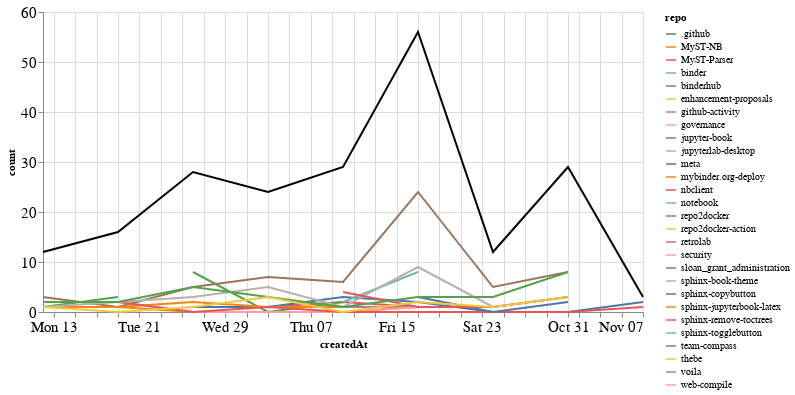

Here is the notebook cell this chart was saved with:
### Markdown cell above
### Comments

### Code cell
comments_time = comments.groupby('repo').resample('W', on='createdAt').count()['author'].reset_index()
comments_time = comments_time.rename(columns={'author': 'count'})
comments_time_total = comments_time.groupby('createdAt').agg({"count": "sum"}).reset_index()
ch1 = alt.Chart(comments_time, width=600).mark_line().encode(
    x='createdAt',
    y='count',
    color='repo',
    tooltip="repo"
)

ch2 = alt.Chart(comments_time_total, width=600).mark_line(color="black").encode(
    x='createdAt',
    y='count',
)

ch1 + ch2

### Figure 1 — Vega-Lite specification as saved in the notebook (floating-point values rounded to 4 significant figures)
{"config": {"axisLeft": {"labelFontSize": 15}, "axisBottom": {"labelFontSize": 15}}, "layer": [{"data": {"name": "data-21f4d52c2736d6df4ea2938d1f50f40e"}, "mark": "line", "encoding": {"color": {"type": "nominal", "field": "repo"}, "tooltip": {"type": "nominal", "field": "repo"}, "x": {"type": "temporal", "field": "createdAt"}, "y": {"type": "quantitative", "field": "count"}}, "width": 600}, {"data": {"name": "data-f4433e4a3e446bca3c790178992250e1"}, "mark": {"type": "line", "color": "black"}, "encoding": {"x": {"type": "temporal", "field": "createdAt"}, "y": {"type": "quantitative", "field": "count"}}, "width": 600}], "$schema": "https://vega.github.io/schema/vega-lite/v4.8.1.json", "datasets": {"data-21f4d52c2736d6df4ea2938d1f50f40e": [{"repo": ".github", "createdAt": "2021-09-12T00:00:00", "count": 1}, {"repo": "MyST-NB", "createdAt": "2021-09-19T00:00:00", "count": 1}, {"repo": "MyST-NB", "createdAt": "2021-09-26T00:00:00", "count": 0}, {"repo": "MyST-NB", "createdAt": "2021-10-03T00:00:00", "count": 0}, {"repo": "MyST-NB", "createdAt": "2021-10-10T00:00:00", "count": 0}, {"repo": "MyST-NB", "createdAt": "2021-10-17T00:00:00", "count": 1}, {"repo": "MyST-NB", "createdAt": "2021-10-24T00:00:00", "count": 1}, {"repo": "MyST-Parser", "createdAt": "2021-09-26T00:00:00", "count": 1}, {"repo": "MyST-Parser", "createdAt": "2021-10-03T00:00:00", "count": 1}, {"repo": "MyST-Parser", "createdAt": "2021-10-10T00:00:00", "count": 2}, {"repo": "MyST-Parser", "createdAt": "2021-10-17T00:00:00", "count": 1}, {"repo": "binder", "createdAt": "2021-09-19T00:00:00", "count": 1}, {"repo": "binderhub", "createdAt": "2021-09-26T00:00:00", "count": 8}, {"repo": "binderhub", "createdAt": "2021-10-03T00:00:00", "count": 0}, {"repo": "binderhub", "createdAt": "2021-10-10T00:00:00", "count": 2}, {"repo": "enhancement-proposals", "createdAt": "2021-10-10T00:00:00", "count": 2}, {"repo": "github-activity", "createdAt": "2021-10-10T00:00:00", "count": 1}, {"repo": "github-activity", "createdAt": "2021-10-17T00:00:00", "count": 1}, {"repo": "governance", "createdAt": "2021-09-19T00:00:00", "count": 2}, {"repo": "governance", "createdAt": "2021-09-26T00:00:00", "count": 0}, {"repo": "governance", "createdAt": "2021-10-03T00:00:00", "count": 0}, {"repo": "governance", "createdAt": "2021-10-10T00:00:00", "count": 0}, {"repo": "governance", "createdAt": "2021-10-17T00:00:00", "count": 1}, {"repo": "jupyter-book", "createdAt": "2021-09-12T00:00:00", "count": 3}, {"repo": "jupyter-book", "createdAt": "2021-09-19T00:00:00", "count": 1}, {"repo": "jupyter-book", "createdAt": "2021-09-26T00:00:00", "count": 5}, {"repo": "jupyter-book", "createdAt": "2021-10-03T00:00:00", "count": 7}, {"repo": "jupyter-book", "createdAt": "2021-10-10T00:00:00", "count": 6}, {"repo": "jupyter-book", "createdAt": "2021-10-17T00:00:00", "count": 24}, {"repo": "jupyter-book", "createdAt": "2021-10-24T00:00:00", "count": 5}, {"repo": "jupyter-book", "createdAt": "2021-10-31T00:00:00", "count": 8}, {"repo": "jupyterlab-desktop", "createdAt": "2021-09-26T00:00:00", "count": 1}, {"repo": "meta", "createdAt": "2021-09-26T00:00:00", "count": 1}, {"repo": "meta", "createdAt": "2021-10-03T00:00:00", "count": 1}, {"repo": "meta", "createdAt": "2021-10-10T00:00:00", "count": 3}, {"repo": "meta", "createdAt": "2021-10-17T00:00:00", "count": 2}, {"repo": "meta", "createdAt": "2021-10-24T00:00:00", "count": 0}, {"repo": "meta", "createdAt": "2021-10-31T00:00:00", "count": 0}, {"repo": "meta", "createdAt": "2021-11-07T00:00:00", "count": 2}, {"repo": "mybinder.org-deploy", "createdAt": "2021-09-12T00:00:00", "count": 1}, {"repo": "mybinder.org-deploy", "createdAt": "2021-09-19T00:00:00", "count": 1}, {"repo": "mybinder.org-deploy", "createdAt": "2021-09-26T00:00:00", "count": 2}, {"repo": "mybinder.org-deploy", "createdAt": "2021-10-03T00:00:00", "count": 1}, {"repo": "mybinder.org-deploy", "createdAt": "2021-10-10T00:00:00", "count": 1}, {"repo": "nbclient", "createdAt": "2021-09-19T00:00:00", "count": 2}, {"repo": "nbclient", "createdAt": "2021-09-26T00:00:00", "count": 0}, {"repo": "nbclient", "createdAt": "2021-10-03T00:00:00", "count": 1}, {"repo": "nbclient", "createdAt": "2021-10-10T00:00:00", "count": 0}, {"repo": "nbclient", "createdAt": "2021-10-17T00:00:00", "count": 0}, {"repo": "nbclient", "createdAt": "2021-10-24T00:00:00", "count": 0}, {"repo": "nbclient", "createdAt": "2021-10-31T00:00:00", "count": 0}, {"repo": "nbclient", "createdAt": "2021-11-07T00:00:00", "count": 1}, {"repo": "notebook", "createdAt": "2021-10-10T00:00:00", "count": 2}, {"repo": "notebook", "createdAt": "2021-10-17T00:00:00", "count": 8}, {"repo": "repo2docker", "createdAt": "2021-09-12T00:00:00", "count": 1}, {"repo": "repo2docker", "createdAt": "2021-09-19T00:00:00", "count": 3}, {"repo": "repo2docker-action", "createdAt": "2021-09-19T00:00:00", "count": 1}, {"repo": "retrolab", "createdAt": "2021-10-31T00:00:00", "count": 1}, {"repo": "security", "createdAt": "2021-10-03T00:00:00", "count": 1}, {"repo": "sloan_grant_administration", "createdAt": "2021-10-10T00:00:00", "count": 4}, {"repo": "sphinx-book-theme", "createdAt": "2021-09-12T00:00:00", "count": 1}, {"repo": "sphinx-book-theme", "createdAt": "2021-09-19T00:00:00", "count": 2}, {"repo": "sphinx-book-theme", "createdAt": "2021-09-26T00:00:00", "count": 3}, {"repo": "sphinx-book-theme", "createdAt": "2021-10-03T00:00:00", "count": 5}, {"repo": "sphinx-book-theme", "createdAt": "2021-10-10T00:00:00", "count": 1}, {"repo": "sphinx-book-theme", "createdAt": "2021-10-17T00:00:00", "count": 9}, {"repo": "sphinx-book-theme", "createdAt": "2021-10-24T00:00:00", "count": 1}, {"repo": "sphinx-book-theme", "createdAt": "2021-10-31T00:00:00", "count": 3}, {"repo": "sphinx-copybutton", "createdAt": "2021-10-17T00:00:00", "count": 3}, {"repo": "sphinx-copybutton", "createdAt": "2021-10-24T00:00:00", "count": 0}, {"repo": "sphinx-copybutton", "createdAt": "2021-10-31T00:00:00", "count": 2}, {"repo": "sphinx-jupyterbook-latex", "createdAt": "2021-10-03T00:00:00", "count": 1}, {"repo": "sphinx-remove-toctrees", "createdAt": "2021-10-10T00:00:00", "count": 4}, {"repo": "sphinx-remove-toctrees", "createdAt": "2021-10-17T00:00:00", "count": 1}, {"repo": "sphinx-remove-toctrees", "createdAt": "2021-10-24T00:00:00", "count": 1}, {"repo": "sphinx-remove-toctrees", "createdAt": "2021-10-31T00:00:00", "count": 3}, {"repo": "sphinx-togglebutton", "createdAt": "2021-10-31T00:00:00", "count": 1}, {"repo": "team-compass", "createdAt": "2021-09-12T00:00:00", "count": 2}, {"repo": "team-compass", "createdAt": "2021-09-19T00:00:00", "count": 2}, {"repo": "team-compass", "createdAt": "2021-09-26T00:00:00", "count": 5}, {"repo": "team-compass", "createdAt": "2021-10-03T00:00:00", "count": 3}, {"repo": "team-compass", "createdAt": "2021-10-10T00:00:00", "count": 1}, {"repo": "team-compass", "createdAt": "2021-10-17T00:00:00", "count": 3}, {"repo": "team-compass", "createdAt": "2021-10-24T00:00:00", "count": 3}, {"repo": "team-compass", "createdAt": "2021-10-31T00:00:00", "count": 8}, {"repo": "thebe", "createdAt": "2021-09-12T00:00:00", "count": 1}, {"repo": "thebe", "createdAt": "2021-09-19T00:00:00", "count": 0}, {"repo": "thebe", "createdAt": "2021-09-26T00:00:00", "count": 1}, {"repo": "thebe", "createdAt": "2021-10-03T00:00:00", "count": 3}, {"repo": "thebe", "createdAt": "2021-10-10T00:00:00", "count": 0}, {"repo": "thebe", "createdAt": "2021-10-17T00:00:00", "count": 2}, {"repo": "thebe", "createdAt": "2021-10-24T00:00:00", "count": 1}, {"repo": "thebe", "createdAt": "2021-10-31T00:00:00", "count": 3}, {"repo": "voila", "createdAt": "2021-09-12T00:00:00", "count": 2}, {"repo": "web-compile", "createdAt": "2021-09-26T00:00:00", "count": 1}], "data-f4433e4a3e446bca3c790178992250e1": [{"createdAt": "2021-09-12T00:00:00", "count": 12}, {"createdAt": "2021-09-19T00:00:00", "count": 16}, {"createdAt": "2021-09-26T00:00:00", "count": 28}, {"createdAt": "2021-10-03T00:00:00", "count": 24}, {"createdAt": "2021-10-10T00:00:00", "count": 29}, {"createdAt": "2021-10-17T00:00:00", "count": 56}, {"createdAt": "2021-10-24T00:00:00", "count": 12}, {"createdAt": "2021-10-31T00:00:00", "count": 29}, {"createdAt": "2021-11-07T00:00:00", "count": 3}]}}
